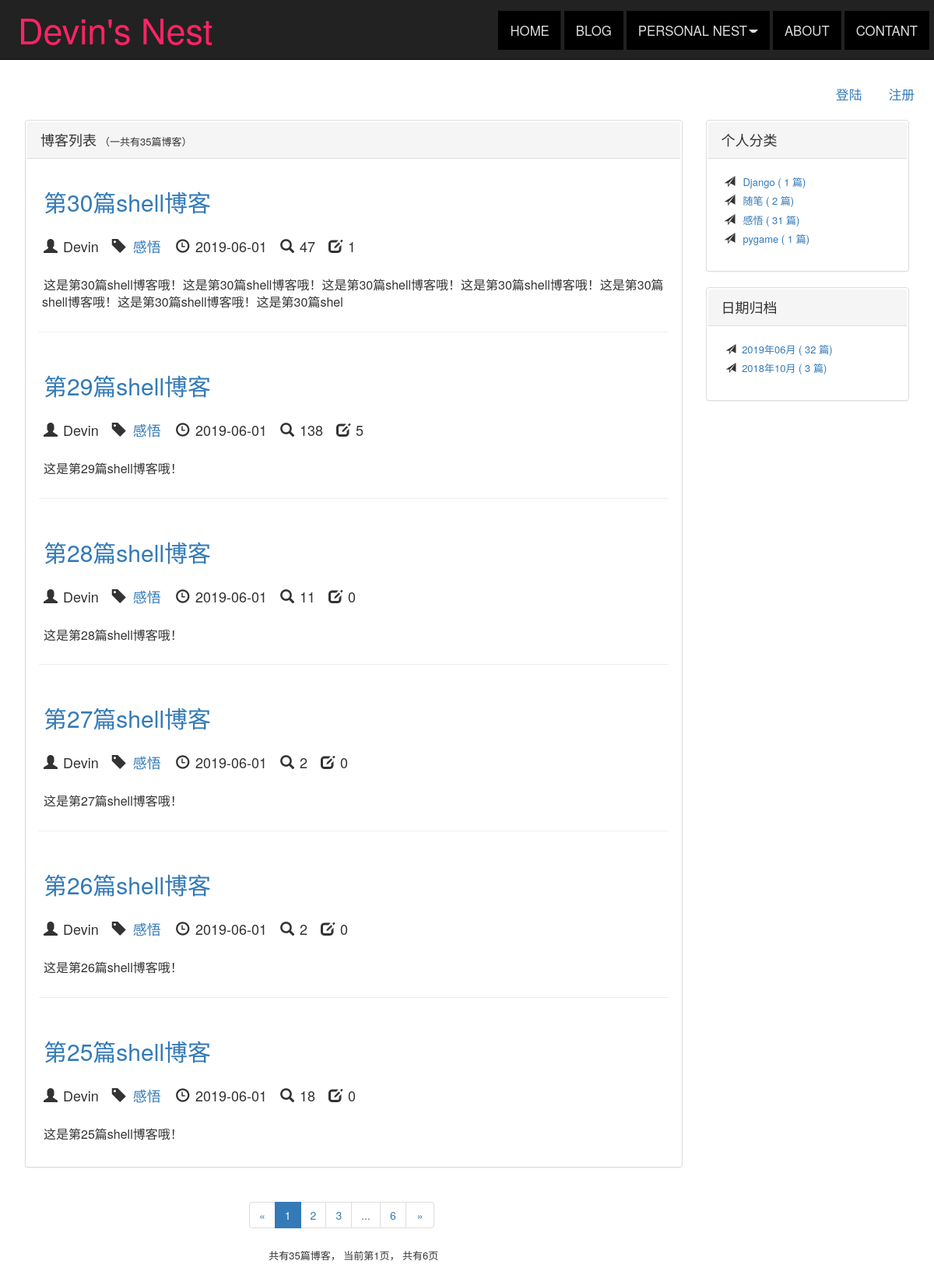
Screenshot of /blog/ with the database file from the repository.
### blog/models.py (models this page shows, shortened)
class Blog(models.Model, ReadNumExpandMethod):
    title = models.CharField(max_length=50)
    blog_type = models.ForeignKey(BlogType, on_delete=models.CASCADE)
    content = RichTextUploadingField()
    author = models.ForeignKey(User, on_delete=models.CASCADE)
    created_time = models.DateTimeField(auto_now_add=True)
    last_updated_time = models.DateTimeField(auto_now=True)
    class Meta:
        ordering = ['-created_time']

class BlogType(models.Model):
    type_name = models.CharField(max_length=15)
    def __str__(self):
        return self.type_name

### read_statistics/models.py (models this page shows)
class ReadNum(models.Model):
	read_num = models.IntegerField(default=0)
	content_type = models.ForeignKey(ContentType, on_delete=models.CASCADE)
	object_id = models.PositiveIntegerField()
	content_object = GenericForeignKey('content_type', 'object_id')

### blog/views.py (the view)
# urls.py: path('',views.blog_list,name='blog_list'),
def blog_list(request):
    blogs_all_list = Blog.objects.all()
    context = get_blog_list_common_data(request,blogs_all_list)
    return render(request, 'blog/blog_list.html', context)

### comment/templatetags/comment_tags.py (called while the page is built)
@register.simple_tag
def get_comment_count(obj):
	content_type = ContentType.objects.get_for_model(obj)
	return Comment.objects.filter(content_type=content_type, object_id=obj.pk).count()

### read_statistics/models.py (called while the page is built)
	def get_read_num(self):
	    	try:
	    		ct = ContentType.objects.get_for_model(self)
	    		readnum = ReadNum.objects.get(content_type=ct, object_id=self.pk)
	    		return readnum.read_num
	    	except exceptions.ObjectDoesNotExist:
	    		return 0

### user/context_processors.py (called while the page is built)
def login_model_form(request):
    return {'login_model_form': LoginForm()}

### blog/templates/blog/blog_list.html (shortened to what this page needs)
{% extends 'base.html' %}
{% block nav_blog_active %}active{% endblock %}
{% load staticfiles %}
{% load comment_tags %}
{% block header_extends %}
    <link rel="stylesheet" type="text/css" href="{% static 'blog.css' %}">
{% endblock %}
{% block content %}
    <div class="container2">
        <div class="col-sm-12">
            <ul class="nav navbar-nav navbar-right">
                {% if not user.is_authenticated %}
                    <li><a href="{% url 'login' %}?from={{request.get_full_path}}">
                        登陆</a>
                    </li>
                    <li><a href="{% url 'register' %}?from={{request.get_full_path}}">
                        注册</a>
                    </li>
                {% endif %}
            </ul>
        </div>
    </div>
    <br>
    <div class="container">
        <div class="row">
            <div class="col-sm-8 col-md-9 col-lg-9">
                <div class="panel panel-default one">
                    <div class="panel-heading">
                        {% block blog_list_title %}<font size=4>博客列表</font><font size="2">（一共有{{ page_of_blogs.paginator.count }}篇博客）</font>{% endblock %}
                    </div>
                    <div class="panel-body">
                        {% for blog in blogs %}
                            <div class="blog">
                                <h2><a href="{% url 'blog_detail' blog.pk %}">{{ blog.title }}</a></h2>
                                <p class="blog-into">
                                    <h4>
                                    <span class="glyphicon glyphicon-glyphicon glyphicon-user" aria-hidden="true"></span>
                                    {{ blog.author }}&nbsp;&nbsp;
                                    <span class="glyphicon glyphicon-tag"></span>
                                    <a href="{% url 'blogs_with_type' blog.blog_type.pk %}">{{ blog.blog_type }}</a>&nbsp;&nbsp;
                                    <span class="glyphicon glyphicon-glyphicon glyphicon-time" aria-hidden="true"></span>
                                    {{ blog.created_time|date:"Y-m-d" }}&nbsp;&nbsp;
                                    <span class="glyphicon glyphicon-glyphicon glyphicon-search" aria-hidden="true"></span>
                                    {{blog.get_read_num}}&nbsp;&nbsp;
                                    <span class="glyphicon glyphicon-glyphicon glyphicon-edit" aria-hidden="true"></span>
                                    {% get_comment_count blog %}&nbsp;&nbsp;
                                    </h4>
                                </p>
                                <p><font size="3">{{ blog.content|striptags|truncatechars:100 }}</font></p>
                            </div>
                        {% empty %}
                            <div class="blog">
                                <h4>-- 暂无博客，敬请期待 --</h4>
                            </div>
                        {% endfor %}
                    </div>
                </div>
                <div class="paginator">
                    <ul class="pagination">
                        <li>
                            {% if page_of_blogs.has_previous %}
                                <a href="?page={{page_of_blogs.previous_page_number}}" aria-label="Previous">
                                    <span aria-hidden="true">&laquo;</span>
                                </a>
                            {% else %}
                                <span aria-hidden="true">&laquo;</span>
                            {% endif %}
                        </li>
                        {% for page_num in page_range %}
                            {% if page_num == page_of_blogs.number %}
                                <li class="active"><span>{{page_num}}</span></li>
                            {% else %}
                                {% if page_num == '...' %}
                                    <li><span>{{'...'}}</span></li>
                                {% else %}
                                    <li><a href="?page={{ page_num }}" >{{page_num}}</a></li>
                                {% endif %}
                            {% endif %}
                        {% endfor %}
                        <li>
                            {% if page_of_blogs.has_next %}
                                <a href="?page={{page_of_blogs.next_page_number}}" aria-label="Next">
                                    <span aria-hidden="true">&raquo;</span>
                                </a>
                            {% else %}
                                <span aria-hidden="true">&raquo;</span>
                            {% endif %}
                        </li>
                    </ul>
                    <p><font size=2>
                        共有{{ page_of_blogs.paginator.count }}篇博客，
                        当前第{{ page_of_blogs.number }}页，
                        共有{{ page_of_blogs.paginator.num_pages }}页
                    </p></font>
                </div>
            </div>
            <div class="hidden-xs col-sm-4 col-md-3 col-lg-3">
                <div class="panel panel-default two">
                  <div class="panel-heading"><font size=4>个人分类</font></div>
                  <div class="panel-body">
                    <ul class="blog-types">
                        {% for blog_type in blog_types %}
                            <li> <span class="glyphicon glyphicon-send" aria-hidden="true"></span>
                                <a href="{% url 'blogs_with_type' blog_type.pk %}">
                                   <font size='2'>{{ blog_type.type_name }}  ( {{blog_type.blog_count}} 篇)</font>
                                </a>
                            </li>
                        {% empty %}
                            <li>暂无分类</li>
                        {% endfor %}
                    </ul>
                  </div>
                </div>
                <div class="panel panel-default three">
                    <div class="panel-heading"><font size=4>日期归档</font></div>
                    <div class="panel-body">
                        <ul>
                            {% for blog_date,blog_count in blog_dates.items %}
                                <li><font size='2'>
                                     <span class="glyphicon glyphicon-send" aria-hidden="true"></span><a href="{% url 'blogs_with_date' blog_date.year blog_date.month %}">
                                        {{ blog_date|date:"Y年m月" }} ( {{blog_count}} 篇)
                                    </a></font>
                                </li>
                            {% endfor %}
                        </ul>
                    </div>
                </div>
            </div>
        </div>
    </div>
{% endblock %}

### templates/base.html (shortened to what this page needs)
{% load staticfiles %}
<!DOCTYPE html>
<html lang="zh-CN">
<head>
	<link rel="stylesheet" type="text/css" href=" {% static 'css/base.css' %}">
	<link rel="stylesheet" type="text/css" href="{% static 'bootstrap-3.3.7/css/bootstrap.min.css' %}">
	{% block header_extends %}{% endblock %}
</head>
<body>
	<div class="navbar navbar-inverse navbar-default navbar-fixed-top" role="navigation">
		<div class="container-fluid">
			<div class="navbar-header">
				<a href="{% url 'home' %}"><font color=#ff2365>Devin's Nest</font></a>
			</div>
			<div id="navbar-collapse" class="collapse navbar-collapse">
				<ul class="nav navbar-nav navbar-right">
					<li class="{% block nav_home_active %}{% endblock %}">
						<a href="{% url 'home' %}">Home</a>
					</li>
					<li class="{% block nav_blog_active %}{% endblock %}">
						<a href="{% url 'blog_list' %}">Blog</a>
					</li>
					<li role="presentation" class="{% block nav_nest_active %}{% endblock %}">
						<a class="dropdown-toggle" data-toggle="dropdown" role="button" aria-haspopup="true" aria-expanded="false">Personal Nest<span class="caret"></span></a>
					</li>
					<li class="{% block nav_about_active %}{% endblock %}">
						<a href="{% url 'home' %}">About</a>
					</li>
					<li class="{% block nav_contant_active %}{% endblock %}">
						<a href="{% url 'home' %}">Contant</a>
					</li>
				</ul>
			</div>
		</div>
	</div>
	{% block content %}{% endblock %}
</body>
</html>

### static/css/base.css (style rules this page uses)
* { margin: 0; padding: 2px; text-decoration: none !important; }
body { margin-top: 80px !important; text-decoration: none; }
ul { list-style-type: none; }
div.collapse.navbar-collapse ul.nav.navbar-nav.navbar-right li>a { text-decoration: none; color:#dddddd; display: block; background: linear-gradient(to right,#ff2365 50%,black 50%); background-size: 200% 100%; background-position: 100% 0; }
div.navbar-header { font-size: 45px !important; }
div.navbar-inverse .navbar-nav>li>a { color: #f2dede; text-transform: uppercase; }
ul.nav.navbar-nav.navbar-right { font-size: 120%; margin-top: 4px; }

### blog/static/blog.css (style rules this page uses)
ul.blog-types { list-style-type: none; }
div.blog:not(:last-child) { margin-bottom: 2em; padding-bottom: 1em; border-bottom: 1px solid #eee; }
div.paginator { text-align: center; }

### rows the page displays
Blog: title "第30篇shell博客", author "Devin", blog_type "感悟", created_time "2019-06-01", get_read_num "47", id "1", content "这是第30篇shell博客哦！这是第30篇shell博客哦！这是第30篇shell博客哦！这是第30篇shell博客哦！这是第30篇shell博客哦！这是第30篇shell博客哦！这是第30篇shel"
Blog: title "第29篇shell博客", author "Devin", blog_type "感悟", created_time "2019-06-01", get_read_num "138", id "5", content "这是第29篇shell博客哦！"
Blog: title "第28篇shell博客", author "Devin", blog_type "感悟", created_time "2019-06-01", get_read_num "11", id "0", content "这是第28篇shell博客哦！"
Blog: title "第27篇shell博客", author "Devin", blog_type "感悟", created_time "2019-06-01", get_read_num "2", id "0", content "这是第27篇shell博客哦！"
Blog: title "第26篇shell博客", author "Devin", blog_type "感悟", created_time "2019-06-01", get_read_num "2", id "0", content "这是第26篇shell博客哦！"
Blog: title "第25篇shell博客", author "Devin", blog_type "感悟", created_time "2019-06-01", get_read_num "18", id "0", content "这是第25篇shell博客哦！"
BlogType: type_name "Django", blog_count "1"
BlogType: type_name "随笔", blog_count "2"
BlogType: type_name "感悟", blog_count "31"
BlogType: type_name "pygame", blog_count "1"

### other values shown
{{ page_of_blogs.paginator.count }} "35"
{{ page_num }} "1"
{{ page_num }} "2" "3" "6"
{{ '...' }} "..."
{{ page_of_blogs.number }} "1"
{{ page_of_blogs.paginator.num_pages }} "6"
{{ blog_date|date:"Y年m月" }} "2019年06月" "2018年10月"
{{ blog_count }} "32" "3"
